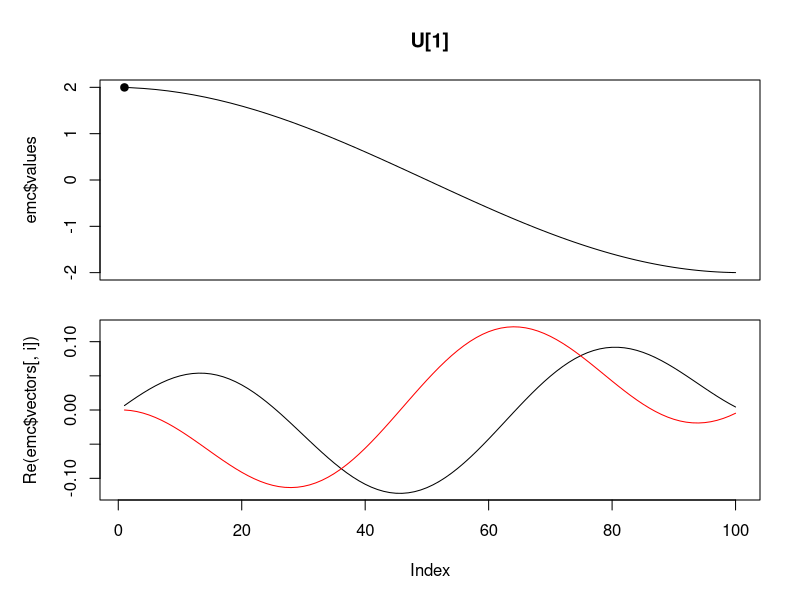
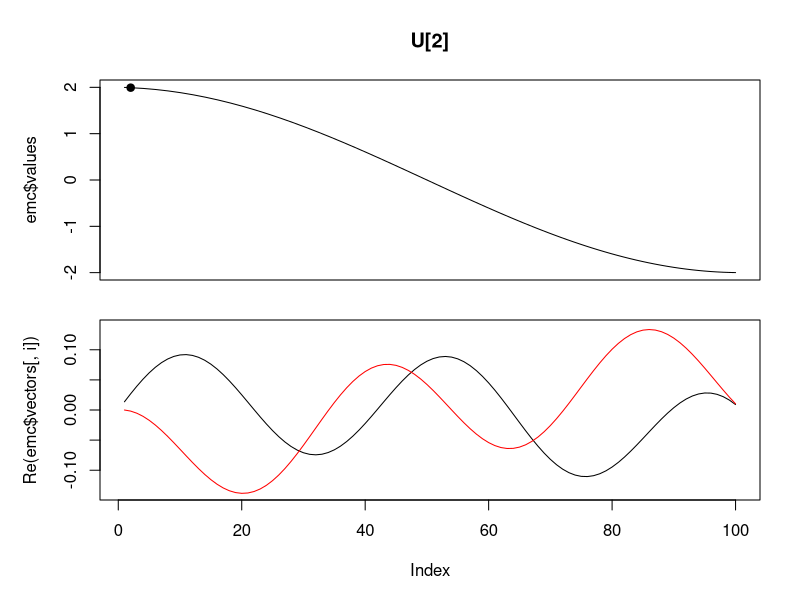
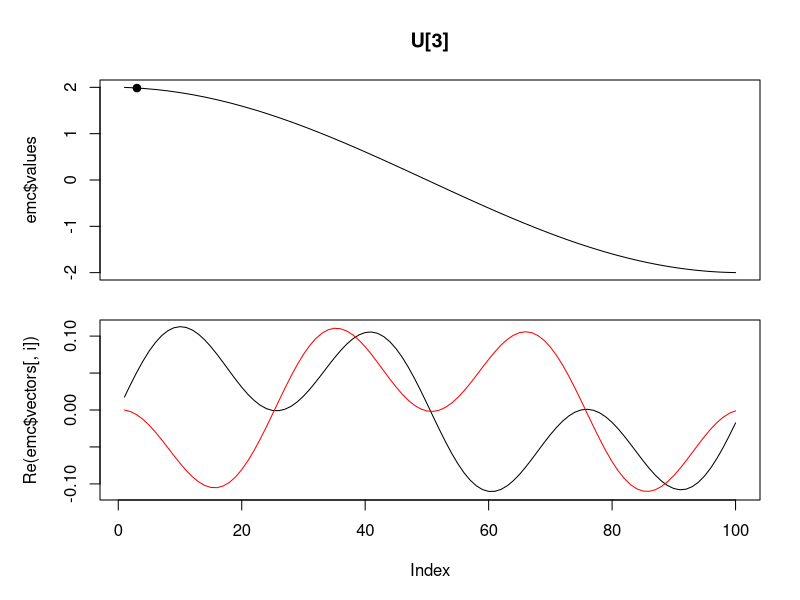
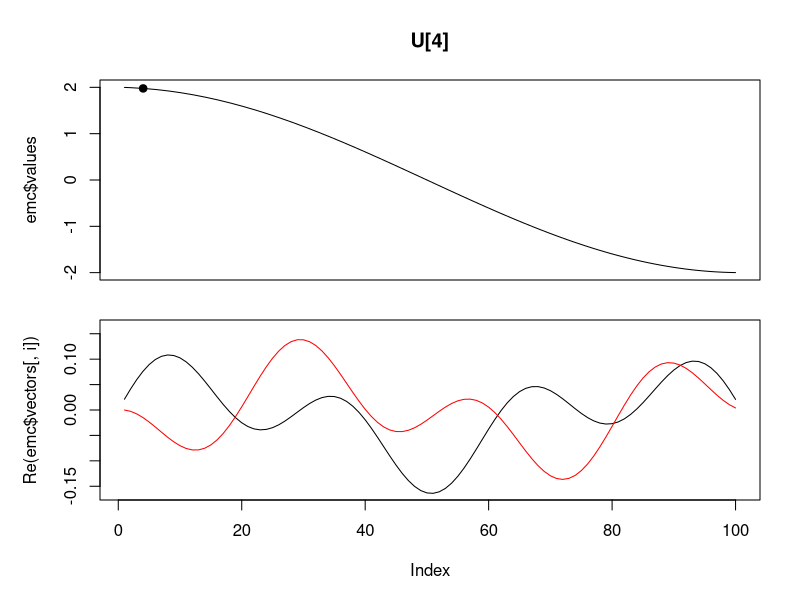
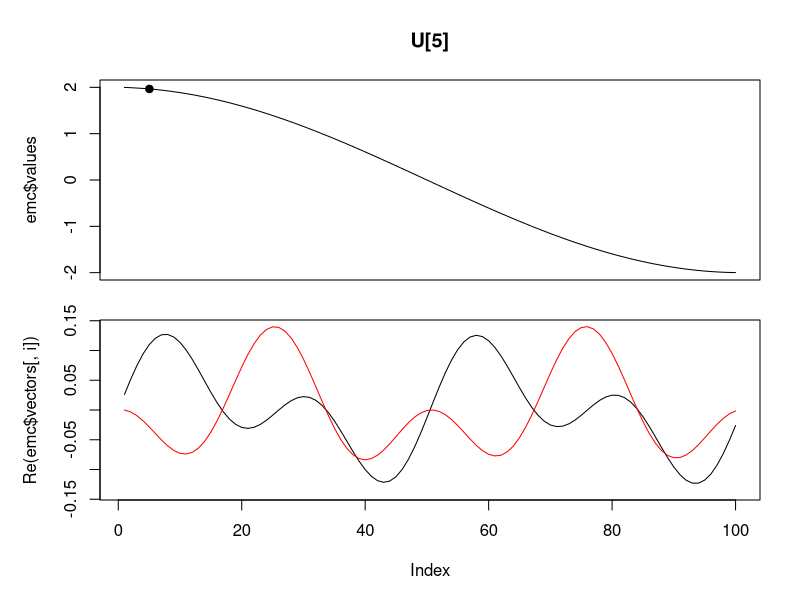
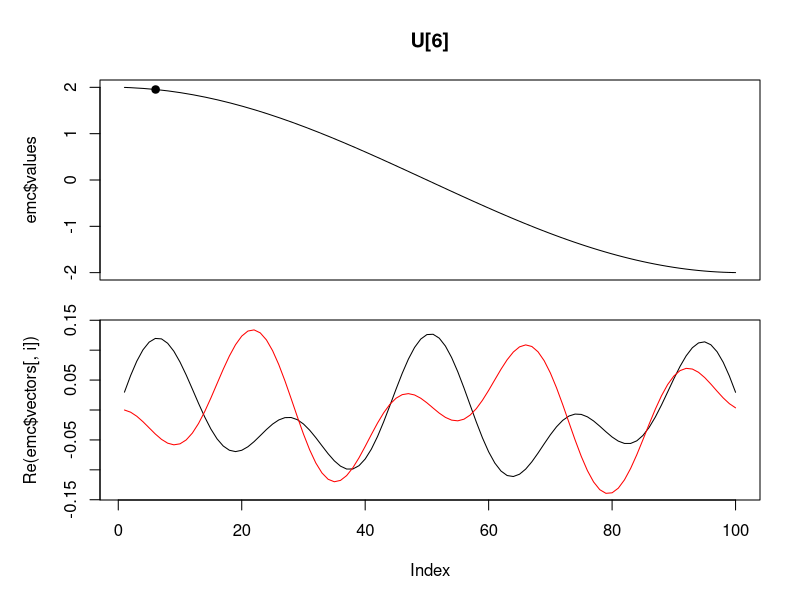
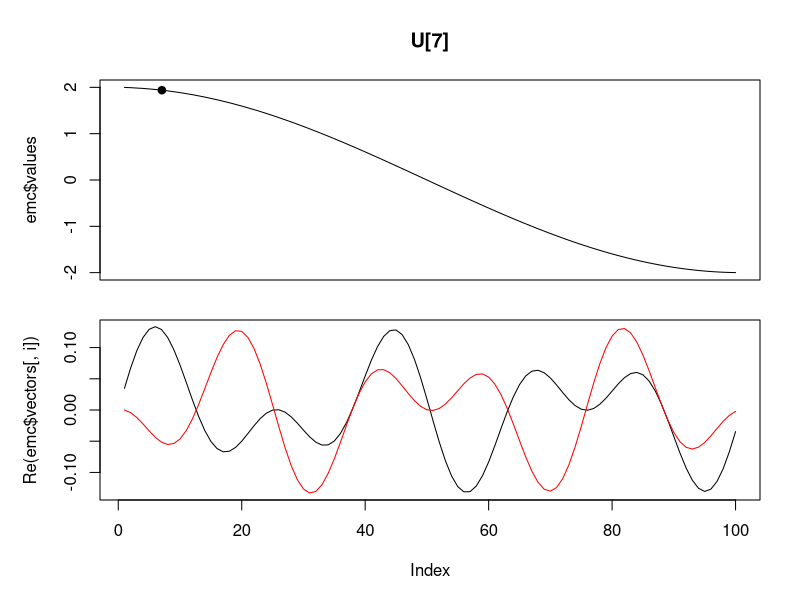
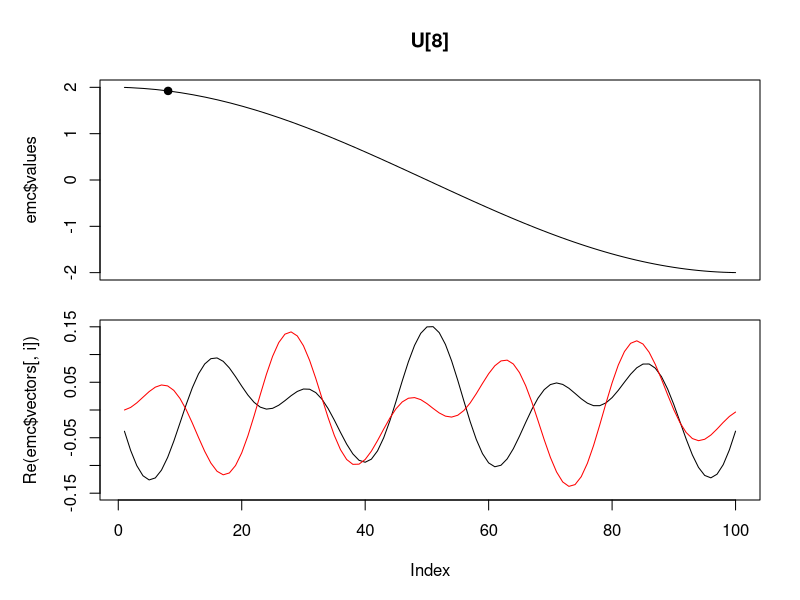

Write the R code that produced these figures, in order.
##
### Toward a Hilbert operator to represent asymmetric procecesses
##
### Temporal processes are inherently asymmetrical as time cannot be reversed.
### Also, some spatial problems involve an asymmetric distance metric. For
### instance, observations performed along a stream of running water, where
### dissemination is made harder when going upstream, and easier when going
### downstream, then in the absence of a water flow. Wind might also have a
### similar effect. An REML estimator may also be developed to test hypothesis
### about influencial processes using similar ideas.
##
### The main interest I could see is to amend the MCA to test codependence in
### terms of coherence and phase relationship.
##
## rm(list=ls())
N <- 100L
tol <- .Machine$double.eps^0.5
##
m <- matrix(0+0i,N,N)
m[cbind(1L:(N-1L),2L:N)] <- complex(mod=1,arg=pi/50)
m[cbind(2L:N,1L:(N-1L))] <- complex(mod=1,arg=-pi/50)
## m[1L,N] <- complex(mod=1,arg=-pi/50)
## m[N,1L] <- complex(mod=1,arg=pi/50)
mm <- list(row=rowMeans(m),col=colMeans(m),mean=mean(m))
##
mc <- t(t(m) - mm$col) - mm$row + mm$mean
## rowMeans(mc) ## colMeans(mc) ## mean(mc)
emc <- eigen(mc)
emc$vectors <- emc$vectors[,abs(emc$values) >= tol]
emc$values <- emc$values[abs(emc$values) >= tol]
## round(t(Conj(emc$vectors)) %*% emc$vectors,3)
##
i <- 1L
par(mfrow=c(2L,1L))
while(i <= length(emc$values)) {
  par(mar=c(1,5,4,2))
  plot(emc$values,type="l",xaxt="n",main=sprintf("U[%d]",i))
  points(x=i,y=emc$values[i],pch=21L,bg="black")
  par(mar=c(5,5,1,2))
  plot(Re(emc$vectors[,i]),type="l",
       ylim=max(abs(range(Re(emc$vectors[,i]),Im(emc$vectors[,i]))))*c(-1,1))
  lines(Im(emc$vectors[,i]),col="red")
  ## if(is.null(locator(1L))) break
  dev.copy2eps(file=sprintf("./Image/U_%02d.eps",i))
  i <- i + 1L
}
##
U <- cbind(1,emc$vectors)
y <- sin(3.1*pi*(0:(N - 1L))/N) + sin(3.3*pi*(0:(N - 1L))/N) +
  sin(13.3*pi*(0:(N - 1L))/N) + sin(15.1*pi*(0:(N - 1L))/N) +
  rnorm(N,0,0.1)
b <- solve(t(Conj(U))%*%U) %*% t(Conj(U)) %*% y
##
par(mfrow=c(2L,1L), par(mar=c(4,5,2,2)))
plot(y, type="l", xlab="Location", ylab="Response")
par(mar=c(4.5,5,1,2))
plot(Mod(b[-1L]), type="l", xlab="Index", ylab="Power")
dev.copy2eps(file="./Image/Signal_power.eps")
##
i <- 1L
par(mfrow=c(2L,1L))
for(a in seq(0, 2*pi, length.out=100L)) {
  par(mar=c(1,5,4,2))
  plot(emc$values, type="l", xaxt="n", main=sprintf("U[%d]",i))
  points(x=i,y=emc$values[i], pch=21L, bg="black")
  par(mar=c(5,5,1,2))
  bi <- complex(mod=1, arg=a)
  yhat <- emc$vectors[,i,drop=FALSE] %*% as.matrix(bi)
  plot(Re(yhat), type="l", ylim=c(-0.25,0.25))
  lines(Im(yhat), col="red", lty=3L)
  Sys.sleep(0.1)
}
##
par(mfrow=c(1L,1L))
plot(b)
##
### Works as expected.
##
### The set of coefficients b is not conjugate complementary from end to end, as
### is the case for FT's orthogonal bases.
###
##
